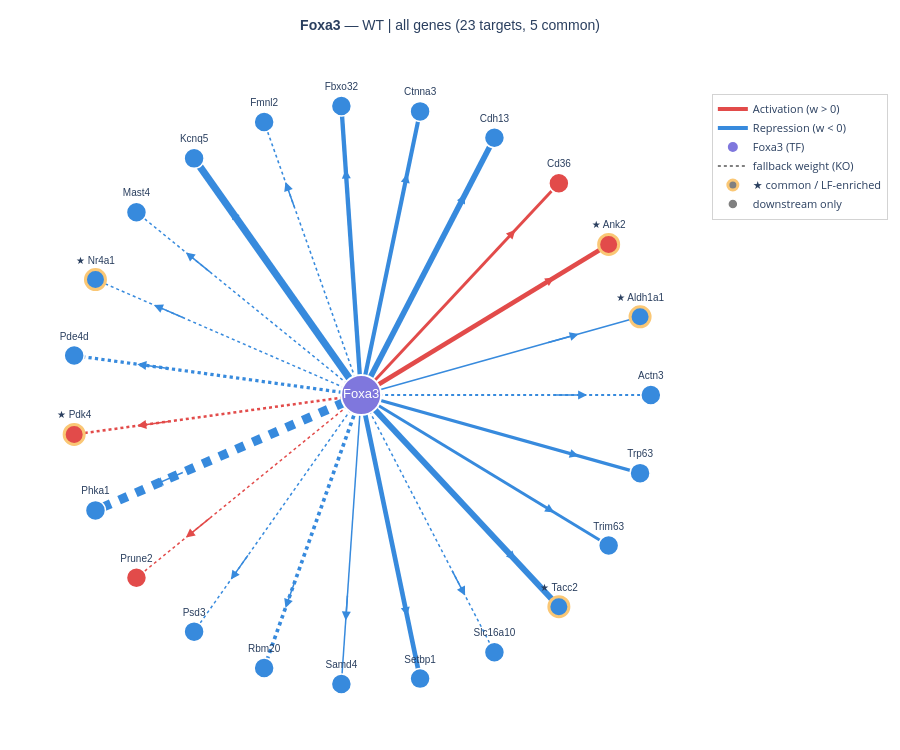

The cell this chart's notebook holds for it:
### Code cell
# WT only
fig = plot_tf_network(enrichment_df, used_weight_df, tf="Foxa3", condition="WT",
                      gene_set="all", highlight_common=True)
fig.show()

### Figure 1 — Plotly figure (JSON) as saved in the notebook; plotly's stock layout.template omitted (floating-point values rounded to 4 significant figures)
{"data": [{"hovertemplate": "<b>Foxa3 → Actn3</b><br>weight: -0.0275<br>repression<br>condition: WT<extra></extra>", "line": {"color": "#378ADD", "dash": "dot", "width": 2.221}, "mode": "lines", "showlegend": false, "type": "scatter", "x": [0, 1, null], "y": [0, 0, null]}, {"hovertemplate": "<b>Foxa3 → Aldh1a1</b><br>weight: -0.0175<br>repression<br>condition: KO <i>(fallback)</i><extra></extra>", "line": {"color": "#378ADD", "dash": "solid", "width": 1.548}, "mode": "lines", "showlegend": false, "type": "scatter", "x": [0, 0.9629, null], "y": [0, 0.2698, null]}, {"hovertemplate": "<b>Foxa3 → Ank2</b><br>weight: 0.0333<br>activation<br>condition: KO <i>(fallback)</i><extra></extra>", "line": {"color": "#E24B4A", "dash": "solid", "width": 4.486}, "mode": "lines", "showlegend": false, "type": "scatter", "x": [0, 0.8544, null], "y": [0, 0.5196, null]}, {"hovertemplate": "<b>Foxa3 → Cd36</b><br>weight: 0.0249<br>activation<br>condition: KO <i>(fallback)</i><extra></extra>", "line": {"color": "#E24B4A", "dash": "solid", "width": 2.933}, "mode": "lines", "showlegend": false, "type": "scatter", "x": [0, 0.6826, null], "y": [0, 0.7308, null]}, {"hovertemplate": "<b>Foxa3 → Cdh13</b><br>weight: -0.0400<br>repression<br>condition: KO <i>(fallback)</i><extra></extra>", "line": {"color": "#378ADD", "dash": "solid", "width": 5.742}, "mode": "lines", "showlegend": false, "type": "scatter", "x": [0, 0.4601, null], "y": [0, 0.8879, null]}, {"hovertemplate": "<b>Foxa3 → Ctnna3</b><br>weight: -0.0314<br>repression<br>condition: KO <i>(fallback)</i><extra></extra>", "line": {"color": "#378ADD", "dash": "solid", "width": 4.146}, "mode": "lines", "showlegend": false, "type": "scatter", "x": [0, 0.2035, null], "y": [0, 0.9791, null]}, {"hovertemplate": "<b>Foxa3 → Fbxo32</b><br>weight: -0.0324<br>repression<br>condition: KO <i>(fallback)</i><extra></extra>", "line": {"color": "#378ADD", "dash": "solid", "width": 4.326}, "mode": "lines", "showlegend": false, "type": "scatter", "x": [0, -0.06824, null], "y": [0, 0.9977, null]}, {"hovertemplate": "<b>Foxa3 → Fmnl2</b><br>weight: -0.0222<br>repression<br>condition: WT<extra></extra>", "line": {"color": "#378ADD", "dash": "dot", "width": 1.577}, "mode": "lines", "showlegend": false, "type": "scatter", "x": [0, -0.3349, null], "y": [0, 0.9423, null]}, {"hovertemplate": "<b>Foxa3 → Kcnq5</b><br>weight: -0.0478<br>repression<br>condition: KO <i>(fallback)</i><extra></extra>", "line": {"color": "#378ADD", "dash": "solid", "width": 7.191}, "mode": "lines", "showlegend": false, "type": "scatter", "x": [0, -0.5767, null], "y": [0, 0.817, null]}, {"hovertemplate": "<b>Foxa3 → Mast4</b><br>weight: -0.0201<br>repression<br>condition: WT<extra></extra>", "line": {"color": "#378ADD", "dash": "dot", "width": 1.5}, "mode": "lines", "showlegend": false, "type": "scatter", "x": [0, -0.7757, null], "y": [0, 0.6311, null]}, {"hovertemplate": "<b>Foxa3 → Nr4a1</b><br>weight: -0.0198<br>repression<br>condition: WT<extra></extra>", "line": {"color": "#378ADD", "dash": "dot", "width": 1.5}, "mode": "lines", "showlegend": false, "type": "scatter", "x": [0, -0.9172, null], "y": [0, 0.3984, null]}, {"hovertemplate": "<b>Foxa3 → Pde4d</b><br>weight: -0.0359<br>repression<br>condition: WT<extra></extra>", "line": {"color": "#378ADD", "dash": "dot", "width": 3.238}, "mode": "lines", "showlegend": false, "type": "scatter", "x": [0, -0.9907, null], "y": [0, 0.1362, null]}, {"hovertemplate": "<b>Foxa3 → Pdk4</b><br>weight: 0.0301<br>activation<br>condition: WT<extra></extra>", "line": {"color": "#E24B4A", "dash": "dot", "width": 2.529}, "mode": "lines", "showlegend": false, "type": "scatter", "x": [0, -0.9907, null], "y": [0, -0.1362, null]}, {"hovertemplate": "<b>Foxa3 → Phka1</b><br>weight: -0.0845<br>repression<br>condition: WT<extra></extra>", "line": {"color": "#378ADD", "dash": "dot", "width": 9.1}, "mode": "lines", "showlegend": false, "type": "scatter", "x": [0, -0.9172, null], "y": [0, -0.3984, null]}, {"hovertemplate": "<b>Foxa3 → Prune2</b><br>weight: 0.0186<br>activation<br>condition: WT<extra></extra>", "line": {"color": "#E24B4A", "dash": "dot", "width": 1.5}, "mode": "lines", "showlegend": false, "type": "scatter", "x": [0, -0.7757, null], "y": [0, -0.6311, null]}, {"hovertemplate": "<b>Foxa3 → Psd3</b><br>weight: -0.0184<br>repression<br>condition: WT<extra></extra>", "line": {"color": "#378ADD", "dash": "dot", "width": 1.5}, "mode": "lines", "showlegend": false, "type": "scatter", "x": [0, -0.5767, null], "y": [0, -0.817, null]}, {"hovertemplate": "<b>Foxa3 → Rbm20</b><br>weight: -0.0393<br>repression<br>condition: WT<extra></extra>", "line": {"color": "#378ADD", "dash": "dot", "width": 3.649}, "mode": "lines", "showlegend": false, "type": "scatter", "x": [0, -0.3349, null], "y": [0, -0.9423, null]}, {"hovertemplate": "<b>Foxa3 → Samd4</b><br>weight: -0.0172<br>repression<br>condition: KO <i>(fallback)</i><extra></extra>", "line": {"color": "#378ADD", "dash": "solid", "width": 1.5}, "mode": "lines", "showlegend": false, "type": "scatter", "x": [0, -0.06824, null], "y": [0, -0.9977, null]}, {"hovertemplate": "<b>Foxa3 → Setbp1</b><br>weight: -0.0344<br>repression<br>condition: KO <i>(fallback)</i><extra></extra>", "line": {"color": "#378ADD", "dash": "solid", "width": 4.704}, "mode": "lines", "showlegend": false, "type": "scatter", "x": [0, 0.2035, null], "y": [0, -0.9791, null]}, {"hovertemplate": "<b>Foxa3 → Slc16a10</b><br>weight: -0.0204<br>repression<br>condition: WT<extra></extra>", "line": {"color": "#378ADD", "dash": "dot", "width": 1.5}, "mode": "lines", "showlegend": false, "type": "scatter", "x": [0, 0.4601, null], "y": [0, -0.8879, null]}, {"hovertemplate": "<b>Foxa3 → Tacc2</b><br>weight: -0.0419<br>repression<br>condition: KO <i>(fallback)</i><extra></extra>", "line": {"color": "#378ADD", "dash": "solid", "width": 6.097}, "mode": "lines", "showlegend": false, "type": "scatter", "x": [0, 0.6826, null], "y": [0, -0.7308, null]}, {"hovertemplate": "<b>Foxa3 → Trim63</b><br>weight: -0.0247<br>repression<br>condition: KO <i>(fallback)</i><extra></extra>", "line": {"color": "#378ADD", "dash": "solid", "width": 2.892}, "mode": "lines", "showlegend": false, "type": "scatter", "x": [0, 0.8544, null], "y": [0, -0.5196, null]}, {"hovertemplate": "<b>Foxa3 → Trp63</b><br>weight: -0.0263<br>repression<br>condition: KO <i>(fallback)</i><extra></extra>", "line": {"color": "#378ADD", "dash": "solid", "width": 3.191}, "mode": "lines", "showlegend": false, "type": "scatter", "x": [0, 0.9629, null], "y": [0, -0.2698, null]}, {"hovertemplate": ["<b>Actn3</b><br>weight: -0.0275<br>repression<br><i>downstream only</i><extra></extra>", "<b>Aldh1a1</b><br>weight: -0.0175<br>repression<br><i>common / LF-enriched</i><extra></extra>", "<b>Ank2</b><br>weight: 0.0333<br>activation<br><i>common / LF-enriched</i><extra></extra>", "<b>Cd36</b><br>weight: 0.0249<br>activation<br><i>downstream only</i><extra></extra>", "<b>Cdh13</b><br>weight: -0.0400<br>repression<br><i>downstream only</i><extra></extra>", "<b>Ctnna3</b><br>weight: -0.0314<br>repression<br><i>downstream only</i><extra></extra>", "<b>Fbxo32</b><br>weight: -0.0324<br>repression<br><i>downstream only</i><extra></extra>", "<b>Fmnl2</b><br>weight: -0.0222<br>repression<br><i>downstream only</i><extra></extra>", "<b>Kcnq5</b><br>weight: -0.0478<br>repression<br><i>downstream only</i><extra></extra>", "<b>Mast4</b><br>weight: -0.0201<br>repression<br><i>downstream only</i><extra></extra>", "<b>Nr4a1</b><br>weight: -0.0198<br>repression<br><i>common / LF-enriched</i><extra></extra>", "<b>Pde4d</b><br>weight: -0.0359<br>repression<br><i>downstream only</i><extra></extra>", "<b>Pdk4</b><br>weight: 0.0301<br>activation<br><i>common / LF-enriched</i><extra></extra>", "<b>Phka1</b><br>weight: -0.0845<br>repression<br><i>downstream only</i><extra></extra>", "<b>Prune2</b><br>weight: 0.0186<br>activation<br><i>downstream only</i><extra></extra>", "<b>Psd3</b><br>weight: -0.0184<br>repression<br><i>downstream only</i><extra></extra>", "<b>Rbm20</b><br>weight: -0.0393<br>repression<br><i>downstream only</i><extra></extra>", "<b>Samd4</b><br>weight: -0.0172<br>repression<br><i>downstream only</i><extra></extra>", "<b>Setbp1</b><br>weight: -0.0344<br>repression<br><i>downstream only</i><extra></extra>", "<b>Slc16a10</b><br>weight: -0.0204<br>repression<br><i>downstream only</i><extra></extra>", "<b>Tacc2</b><br>weight: -0.0419<br>repression<br><i>common / LF-enriched</i><extra></extra>", "<b>Trim63</b><br>weight: -0.0247<br>repression<br><i>downstream only</i><extra></extra>", "<b>Trp63</b><br>weight: -0.0263<br>repression<br><i>downstream only</i><extra></extra>"], "marker": {"color": ["#378ADD", "#378ADD", "#E24B4A", "#E24B4A", "#378ADD", "#378ADD", "#378ADD", "#378ADD", "#378ADD", "#378ADD", "#378ADD", "#378ADD", "#E24B4A", "#378ADD", "#E24B4A", "#378ADD", "#378ADD", "#378ADD", "#378ADD", "#378ADD", "#378ADD", "#378ADD", "#378ADD"], "line": {"color": ["white", "#FAC775", "#FAC775", "white", "white", "white", "white", "white", "white", "white", "#FAC775", "white", "#FAC775", "white", "white", "white", "white", "white", "white", "white", "#FAC775", "white", "white"], "width": [1.5, 3, 3, 1.5, 1.5, 1.5, 1.5, 1.5, 1.5, 1.5, 3, 1.5, 3, 1.5, 1.5, 1.5, 1.5, 1.5, 1.5, 1.5, 3, 1.5, 1.5]}, "size": 20}, "mode": "markers+text", "showlegend": false, "text": ["Actn3", "★ Aldh1a1", "★ Ank2", "Cd36", "Cdh13", "Ctnna3", "Fbxo32", "Fmnl2", "Kcnq5", "Mast4", "★ Nr4a1", "Pde4d", "★ Pdk4", "Phka1", "Prune2", "Psd3", "Rbm20", "Samd4", "Setbp1", "Slc16a10", "★ Tacc2", "Trim63", "Trp63"], "textfont": {"family": "Arial", "size": 10}, "textposition": "top center", "type": "scatter", "x": [1, 0.9629, 0.8544, 0.6826, 0.4601, 0.2035, -0.06824, -0.3349, -0.5767, -0.7757, -0.9172, -0.9907, -0.9907, -0.9172, -0.7757, -0.5767, -0.3349, -0.06824, 0.2035, 0.4601, 0.6826, 0.8544, 0.9629], "y": [0, 0.2698, 0.5196, 0.7308, 0.8879, 0.9791, 0.9977, 0.9423, 0.817, 0.6311, 0.3984, 0.1362, -0.1362, -0.3984, -0.6311, -0.817, -0.9423, -0.9977, -0.9791, -0.8879, -0.7308, -0.5196, -0.2698]}, {"hovertemplate": "<b>Foxa3</b> (TF hub)<extra></extra>", "marker": {"color": "#7F77DD", "line": {"color": "white", "width": 2}, "size": 40}, "mode": "markers+text", "showlegend": false, "text": ["Foxa3"], "textfont": {"color": "white", "family": "Arial", "size": 13}, "textposition": "middle center", "type": "scatter", "x": [0], "y": [0]}, {"line": {"color": "#E24B4A", "width": 4}, "mode": "lines", "name": "Activation (w > 0)", "type": "scatter", "x": [null], "y": [null]}, {"line": {"color": "#378ADD", "width": 4}, "mode": "lines", "name": "Repression (w < 0)", "type": "scatter", "x": [null], "y": [null]}, {"marker": {"color": "#7F77DD", "size": 10}, "mode": "markers", "name": "Foxa3 (TF)", "type": "scatter", "x": [null], "y": [null]}, {"line": {"color": "gray", "dash": "dot", "width": 2}, "mode": "lines", "name": "fallback weight (KO)", "type": "scatter", "x": [null], "y": [null]}, {"marker": {"color": "gray", "line": {"color": "#FAC775", "width": 3}, "size": 10}, "mode": "markers", "name": "★ common / LF-enriched", "type": "scatter", "x": [null], "y": [null]}, {"marker": {"color": "gray", "line": {"color": "white", "width": 1.5}, "size": 10}, "mode": "markers", "name": "downstream only", "type": "scatter", "x": [null], "y": [null]}], "layout": {"annotations": [{"arrowcolor": "#378ADD", "arrowhead": 2, "arrowsize": 1.2, "arrowwidth": 1.5, "ax": 0.66, "axref": "x", "ay": 0, "ayref": "y", "showarrow": true, "x": 0.78, "xref": "x", "y": 0, "yref": "y"}, {"arrowcolor": "#378ADD", "arrowhead": 2, "arrowsize": 1.2, "arrowwidth": 1.5, "ax": 0.6355, "axref": "x", "ay": 0.1781, "ayref": "y", "showarrow": true, "x": 0.7511, "xref": "x", "y": 0.2104, "yref": "y"}, {"arrowcolor": "#E24B4A", "arrowhead": 2, "arrowsize": 1.2, "arrowwidth": 1.5, "ax": 0.5639, "axref": "x", "ay": 0.3429, "ayref": "y", "showarrow": true, "x": 0.6664, "xref": "x", "y": 0.4053, "yref": "y"}, {"arrowcolor": "#E24B4A", "arrowhead": 2, "arrowsize": 1.2, "arrowwidth": 1.5, "ax": 0.4505, "axref": "x", "ay": 0.4824, "ayref": "y", "showarrow": true, "x": 0.5324, "xref": "x", "y": 0.5701, "yref": "y"}, {"arrowcolor": "#378ADD", "arrowhead": 2, "arrowsize": 1.2, "arrowwidth": 1.5, "ax": 0.3036, "axref": "x", "ay": 0.586, "ayref": "y", "showarrow": true, "x": 0.3589, "xref": "x", "y": 0.6926, "yref": "y"}, {"arrowcolor": "#378ADD", "arrowhead": 2, "arrowsize": 1.2, "arrowwidth": 1.5, "ax": 0.1343, "axref": "x", "ay": 0.6462, "ayref": "y", "showarrow": true, "x": 0.1587, "xref": "x", "y": 0.7637, "yref": "y"}, {"arrowcolor": "#378ADD", "arrowhead": 2, "arrowsize": 1.2, "arrowwidth": 1.5, "ax": -0.04504, "axref": "x", "ay": 0.6585, "ayref": "y", "showarrow": true, "x": -0.05323, "xref": "x", "y": 0.7782, "yref": "y"}, {"arrowcolor": "#378ADD", "arrowhead": 2, "arrowsize": 1.2, "arrowwidth": 1.5, "ax": -0.221, "axref": "x", "ay": 0.6219, "ayref": "y", "showarrow": true, "x": -0.2612, "xref": "x", "y": 0.735, "yref": "y"}, {"arrowcolor": "#378ADD", "arrowhead": 2, "arrowsize": 1.2, "arrowwidth": 1.5, "ax": -0.3806, "axref": "x", "ay": 0.5392, "ayref": "y", "showarrow": true, "x": -0.4498, "xref": "x", "y": 0.6372, "yref": "y"}, {"arrowcolor": "#378ADD", "arrowhead": 2, "arrowsize": 1.2, "arrowwidth": 1.5, "ax": -0.512, "axref": "x", "ay": 0.4165, "ayref": "y", "showarrow": true, "x": -0.6051, "xref": "x", "y": 0.4922, "yref": "y"}, {"arrowcolor": "#378ADD", "arrowhead": 2, "arrowsize": 1.2, "arrowwidth": 1.5, "ax": -0.6054, "axref": "x", "ay": 0.2629, "ayref": "y", "showarrow": true, "x": -0.7154, "xref": "x", "y": 0.3108, "yref": "y"}, {"arrowcolor": "#378ADD", "arrowhead": 2, "arrowsize": 1.2, "arrowwidth": 1.5, "ax": -0.6539, "axref": "x", "ay": 0.08987, "ayref": "y", "showarrow": true, "x": -0.7727, "xref": "x", "y": 0.1062, "yref": "y"}, {"arrowcolor": "#E24B4A", "arrowhead": 2, "arrowsize": 1.2, "arrowwidth": 1.5, "ax": -0.6539, "axref": "x", "ay": -0.08987, "ayref": "y", "showarrow": true, "x": -0.7727, "xref": "x", "y": -0.1062, "yref": "y"}, {"arrowcolor": "#378ADD", "arrowhead": 2, "arrowsize": 1.2, "arrowwidth": 1.5, "ax": -0.6054, "axref": "x", "ay": -0.2629, "ayref": "y", "showarrow": true, "x": -0.7154, "xref": "x", "y": -0.3108, "yref": "y"}, {"arrowcolor": "#E24B4A", "arrowhead": 2, "arrowsize": 1.2, "arrowwidth": 1.5, "ax": -0.512, "axref": "x", "ay": -0.4165, "ayref": "y", "showarrow": true, "x": -0.6051, "xref": "x", "y": -0.4922, "yref": "y"}, {"arrowcolor": "#378ADD", "arrowhead": 2, "arrowsize": 1.2, "arrowwidth": 1.5, "ax": -0.3806, "axref": "x", "ay": -0.5392, "ayref": "y", "showarrow": true, "x": -0.4498, "xref": "x", "y": -0.6372, "yref": "y"}, {"arrowcolor": "#378ADD", "arrowhead": 2, "arrowsize": 1.2, "arrowwidth": 1.5, "ax": -0.221, "axref": "x", "ay": -0.6219, "ayref": "y", "showarrow": true, "x": -0.2612, "xref": "x", "y": -0.735, "yref": "y"}, {"arrowcolor": "#378ADD", "arrowhead": 2, "arrowsize": 1.2, "arrowwidth": 1.5, "ax": -0.04504, "axref": "x", "ay": -0.6585, "ayref": "y", "showarrow": true, "x": -0.05323, "xref": "x", "y": -0.7782, "yref": "y"}, {"arrowcolor": "#378ADD", "arrowhead": 2, "arrowsize": 1.2, "arrowwidth": 1.5, "ax": 0.1343, "axref": "x", "ay": -0.6462, "ayref": "y", "showarrow": true, "x": 0.1587, "xref": "x", "y": -0.7637, "yref": "y"}, {"arrowcolor": "#378ADD", "arrowhead": 2, "arrowsize": 1.2, "arrowwidth": 1.5, "ax": 0.3036, "axref": "x", "ay": -0.586, "ayref": "y", "showarrow": true, "x": 0.3589, "xref": "x", "y": -0.6926, "yref": "y"}, {"arrowcolor": "#378ADD", "arrowhead": 2, "arrowsize": 1.2, "arrowwidth": 1.5, "ax": 0.4505, "axref": "x", "ay": -0.4824, "ayref": "y", "showarrow": true, "x": 0.5324, "xref": "x", "y": -0.5701, "yref": "y"}, {"arrowcolor": "#378ADD", "arrowhead": 2, "arrowsize": 1.2, "arrowwidth": 1.5, "ax": 0.5639, "axref": "x", "ay": -0.3429, "ayref": "y", "showarrow": true, "x": 0.6664, "xref": "x", "y": -0.4053, "yref": "y"}, {"arrowcolor": "#378ADD", "arrowhead": 2, "arrowsize": 1.2, "arrowwidth": 1.5, "ax": 0.6355, "axref": "x", "ay": -0.1781, "ayref": "y", "showarrow": true, "x": 0.7511, "xref": "x", "y": -0.2104, "yref": "y"}], "height": 750, "hovermode": "closest", "legend": {"bgcolor": "rgba(255,255,255,0.85)", "bordercolor": "lightgray", "borderwidth": 1, "font": {"size": 11}, "x": 1.01, "y": 0.95}, "margin": {"b": 20, "l": 20, "r": 180, "t": 60}, "paper_bgcolor": "white", "plot_bgcolor": "white", "showlegend": true, "title": {"font": {"family": "Arial", "size": 14}, "text": "<b>Foxa3</b> — WT | all genes (23 targets, 5 common)", "x": 0.5}, "xaxis": {"scaleanchor": "y", "showgrid": false, "showticklabels": false, "zeroline": false}, "yaxis": {"showgrid": false, "showticklabels": false, "zeroline": false}}}
